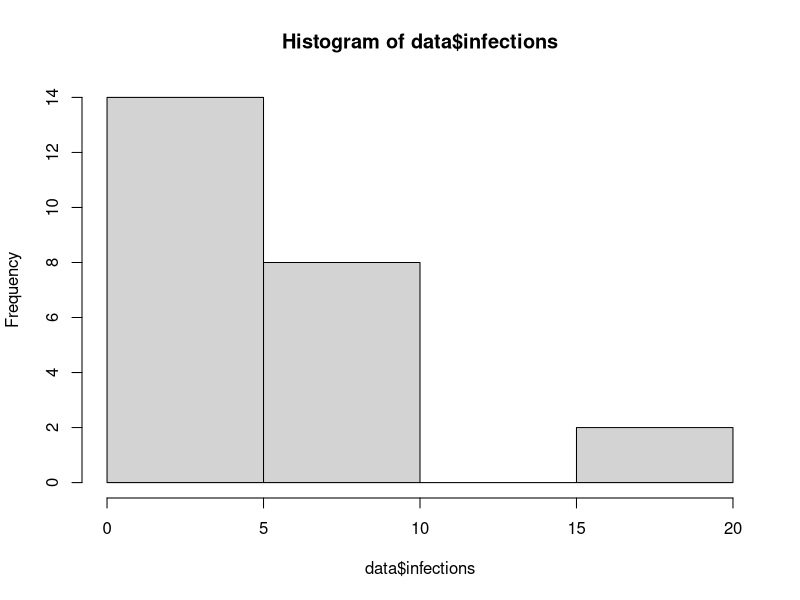
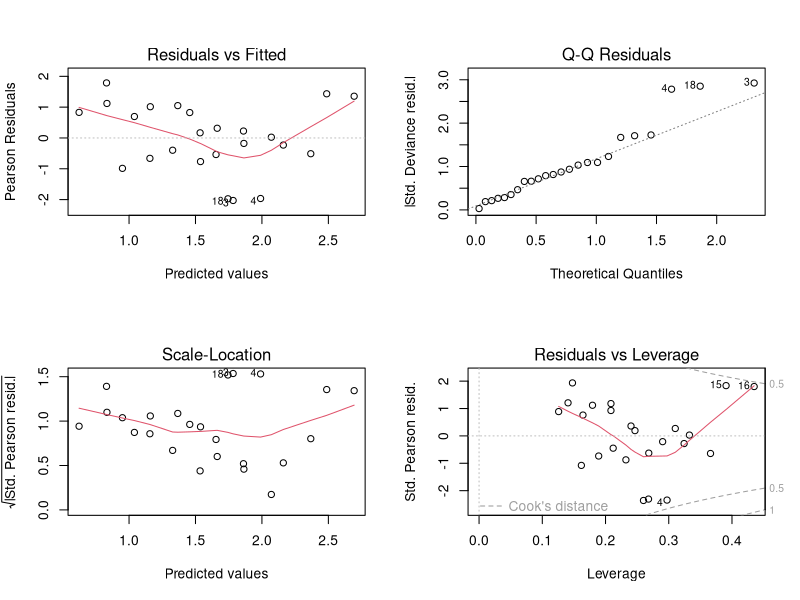
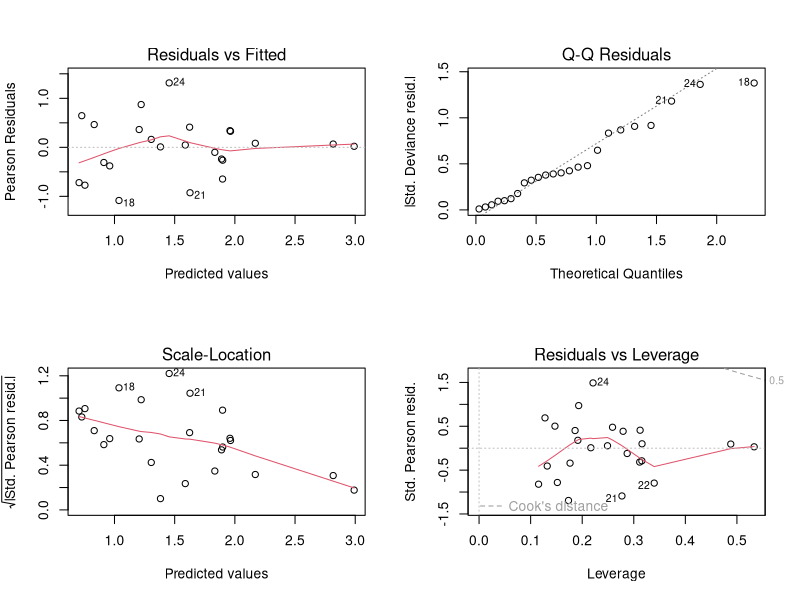
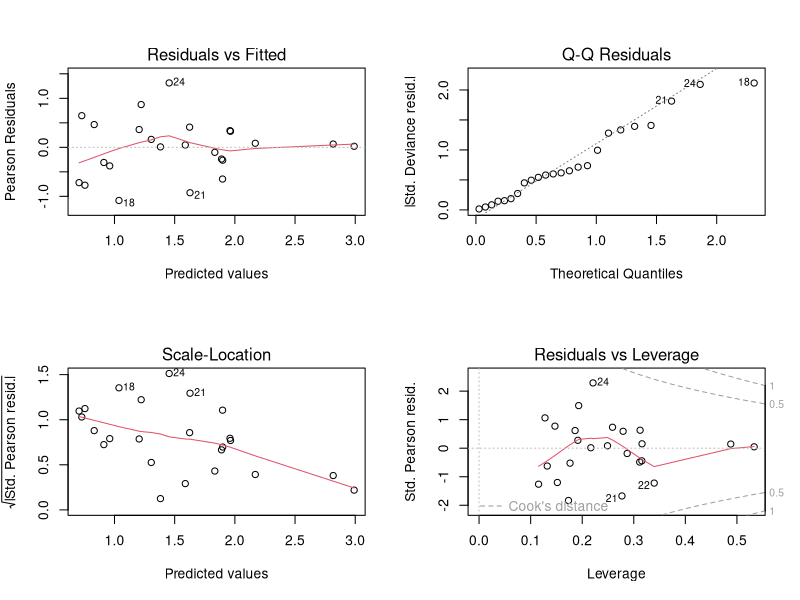
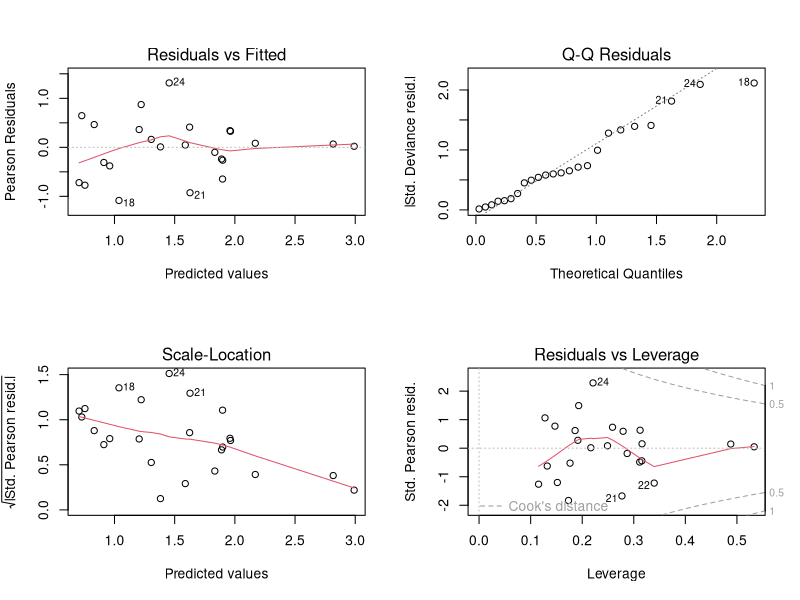

Reproduce these figures in R, in order.
library(dplyr)
library(ggplot2)
#library(GGally)
library(MASS)
library(car)
library(Hmisc)
library(knitr)

library(ggfortify)
### Assignment1
# Reading in the data
data<- read.table("../02_Assignment2/earinfect.txt",header=T)
names(data)
# first step -> descriptive analytics of the dependent variable

data <- mutate_if(data, is.character, as.factor)

fit1 <- glm(infections ~ swimmer + location + age + sex, family = poisson, data = data)
fit1.offset<-glm(infections ~ offset(log(persons)) + swimmer + location + age + sex, family = poisson(link="log"), data = data)
summary(fit1)

hist(data$infections)

#summary(glm(infections ~ swimmer + location + age + sex+log(persons), family = poisson, data = data))
summary(fit1.offset)
anova(fit1.offset, test="Chisq")
Anova(fit1.offset, type="III")

# Goodness of fit
pchisq(fit1.offset$deviance, fit1.offset$df.residual)
pchisq(fit1.offset$null.deviance, fit1.offset$df.null)
anova(glm(infections ~ offset(log(persons))+1, family = poisson, data = data),fit1.offset, test="Chisq")
summary(glm(infections ~ offset(log(persons))+1, family = poisson, data = data))

drop1(fit1.offset, test="Chisq")
fit1.offred <- step(fit1.offset)
fit1.offred

par(mfrow=c(2,2))
plot(fit1)
plot(fit1.offset)

anova(fit1.offset, (glm(infections ~ offset(log(persons)) + swimmer + location + sex, family = poisson, data = data)), test="Chisq")
fit1.offloc <- glm(infections ~ offset(log(persons)) +location, family = poisson, data = data)
summary(fit1.offloc)

pchisq(fit1.offloc$deviance, fit1.offloc$df.residual)
anova(glm(infections ~ offset(log(persons))+1, family = poisson, data = data),fit1.offloc, test="Chisq")
anova(fit1.offloc,fit1.offset, test="Chisq")


fit.qp <- (glm(infections ~ offset(log(persons)) + swimmer + location + age + sex, family = quasipoisson(link="log"), data = data))
summary(fit.qp)
plot(fit.qp)

fit.qps <- glm(infections ~ offset(log(persons))+ location, family = quasipoisson(link="log"), data = data)
summary(fit.qps)
anova(fit.qp,fit.qps, test="F")
logLik(fit1.offset)

logLik(fit.qps)
plot(fit.qp)
#summary(glm.nb(infections ~ offset(log(persons)) + swimmer + location + age + sex, data = data))


##-
# mean(data$infections)
# var(data$infections)
# 
# mean(data$infections/data$persons)
# var(data$infections/data$persons)
# sum(data$persons)
# mean(data$infections/data$persons*mean(data$infections))
# var(data$infections/data$persons*mean(data$infections))

#data$infections/data$persons*mean(data$infections)



#install.packages("COMPoissionReg")
#library("COMPoissionReg")
